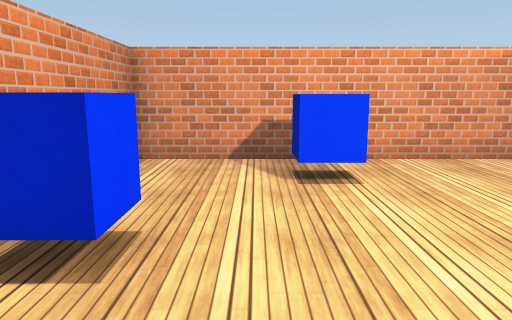
View 1 (above)

16 first-person views from a walk through a scene from a Unity 3-D project. The camera is 1.3 m above the floor, tilts 10° down and sees 70° across. The floor is counted in squares, 1 m on a side. Each view is taken from the middle of a square. On the plan, view 1 faces up. The plan holds only what a view shows up to about 15 squares ahead; the rest is blank. The player is left out. Surface patterns are stand-ins for the level's own textures.

View 2
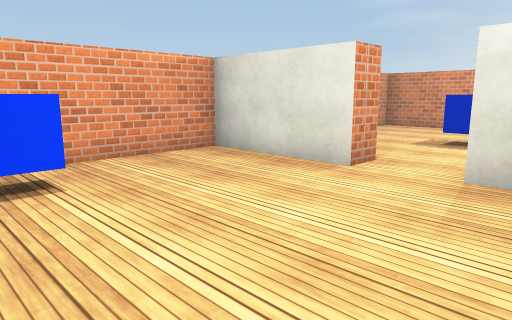

View 3
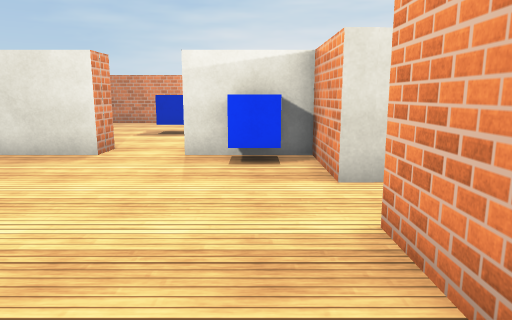

View 4
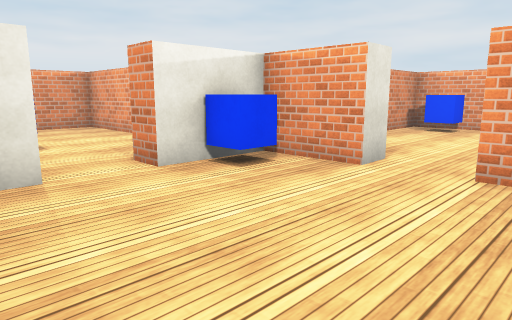

View 5
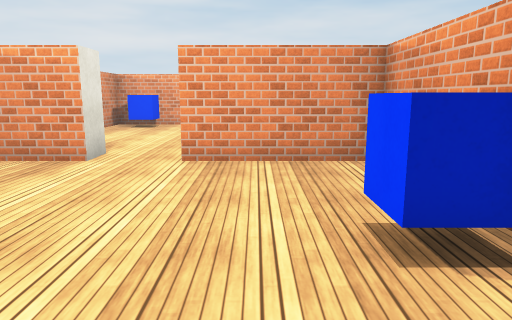

View 6
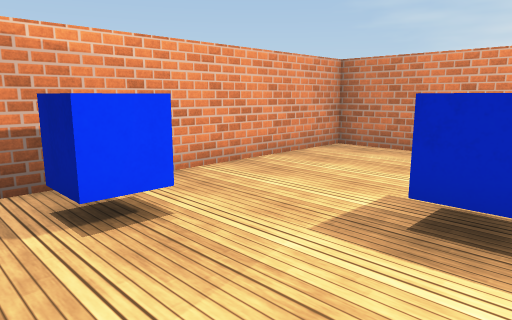

View 7
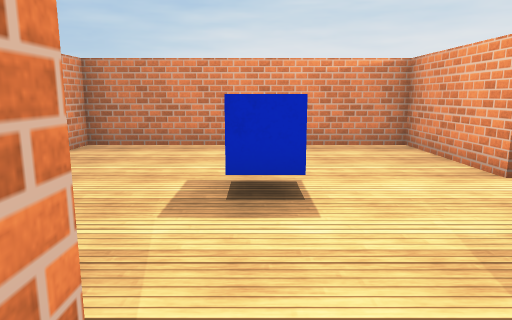

View 8
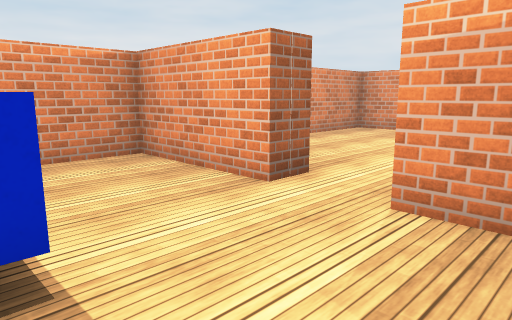

View 9
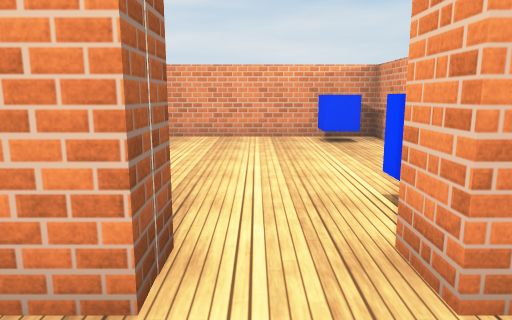

View 10
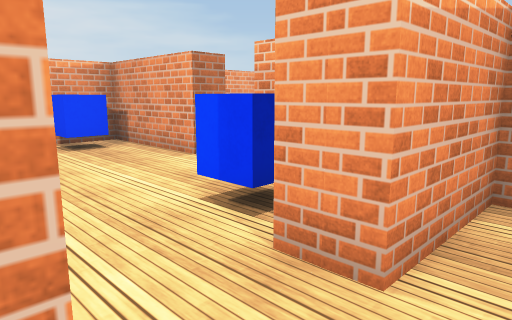

View 11
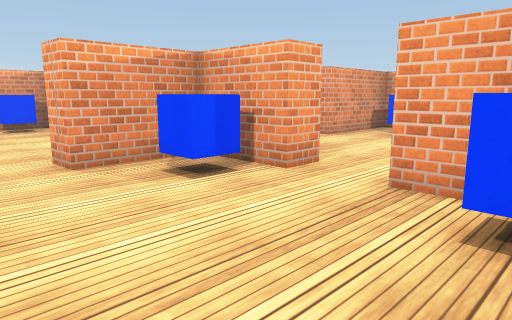

View 12
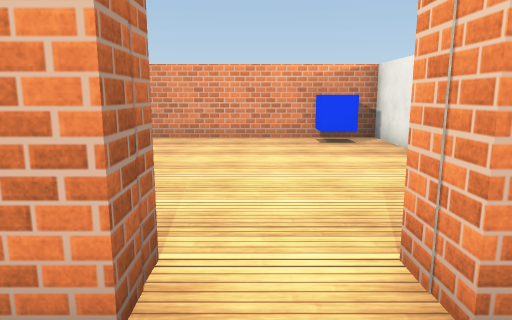

View 13
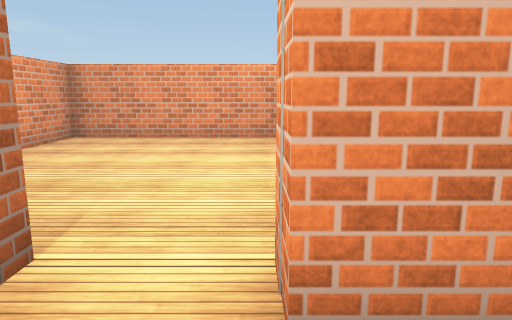

View 14
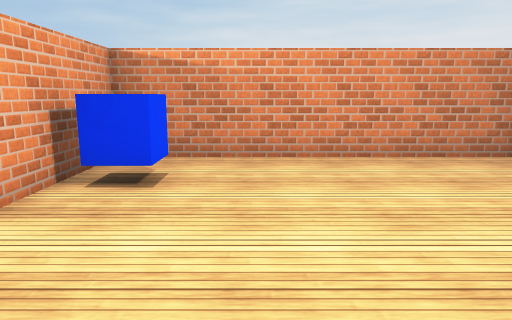

View 15
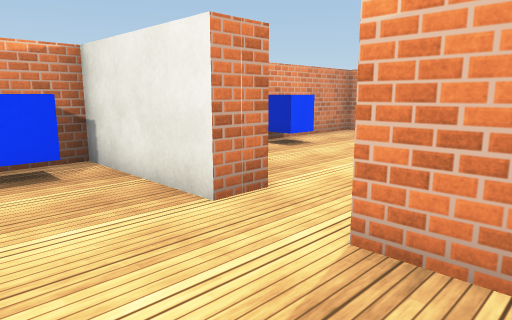

View 16
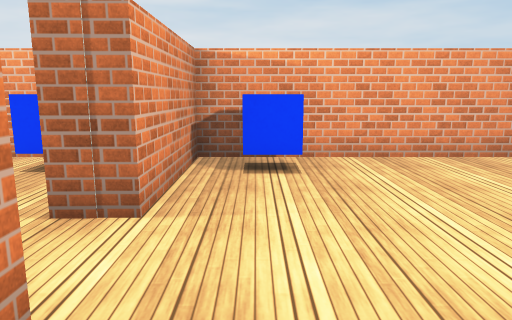

### Floor plan
Ten units are one square. View 1 is at (0, 0); x grows to the right and y downward. Boxes are objects, and circles mark ways between rooms. Rooms are numbered by the first view taken in them; rooms with no view inside come last. Other rooms are left out.
<svg viewBox="-30 -80 192 192">
<path fill="none" stroke="#000" d="M70 -35 60 -35 60 -75 -25 -75 -25 13 15 13 15 22M34 22 34 13 60 13 60 -16 70 -16M117 20 117 10 157 10 157 -75 70 -75 70 -35M69 10 98 10 98 20M72 67 72 107 157 107 157 20 117 20M98 20 72 20 72 48M15 22 -25 22 -25 107 62 107 62 68 72 67M46 22 34 22M72 48 62 48"/>
<rect x="-25" y="-35" width="20" height="10" fill="#bbb"><title>blue cube</title></rect>
<rect x="5" y="-65" width="20" height="20" fill="#bbb"><title>blue cube</title></rect>
<rect x="45" y="-5" width="10" height="10" fill="#bbb"><title>blue cube</title></rect>
<rect x="75" y="-65" width="20" height="10" fill="#bbb"><title>blue cube</title></rect>
<rect x="105" y="-35" width="10" height="10" fill="#bbb"><title>blue cube</title></rect>
<rect x="75" y="85" width="20" height="20" fill="#bbb"><title>blue cube</title></rect>
<rect x="75" y="25" width="20" height="20" fill="#bbb"><title>blue cube</title></rect>
<rect x="125" y="25" width="20" height="10" fill="#bbb"><title>blue cube</title></rect>
<rect x="-25" y="25" width="20" height="20" fill="#bbb"><title>blue cube</title></rect>
<rect x="35" y="85" width="20" height="20" fill="#bbb"><title>blue cube</title></rect>
<circle cx="65" cy="-25" r="3" fill="#2a7"/>
<circle cx="25" cy="15" r="3" fill="#2a7"/>
<circle cx="110" cy="15" r="3" fill="#2a7"/>
<circle cx="65" cy="55" r="3" fill="#2a7"/>
<text x="20" y="-30">1</text>
<text x="110" y="-30">2</text>
<text x="110" y="60">3</text>
<text x="20" y="60">4</text>
</svg>
Room 1 opens to room 2. Room 1 opens to room 4. Room 2 opens to room 3. Room 3 opens to room 4.

Where each view was taken, in squares from view 1:
view 1: 0 up, 0 right, facing up
view 2: 0 up, 0 right, facing up-right
view 3: 0 up, 2 left, facing right
view 4: 5 up, 0 right, facing down-right
view 5: 6 up, 0 right, facing down
view 6: 2 up, 7 right, facing up-right
view 7: 3 up, 6 right, facing right
view 8: 3 up, 8 right, facing down-right
view 9: 1 up, 11 right, facing down
view 10: 0 up, 12 right, facing down-left
view 11: 7 down, 14 right, facing up-left
view 12: 6 down, 9 right, facing left
view 13: 5 down, 9 right, facing left
view 14: 5 down, 8 right, facing right
view 15: 5 down, 5 right, facing up-left
view 16: 3 down, 5 right, facing down
